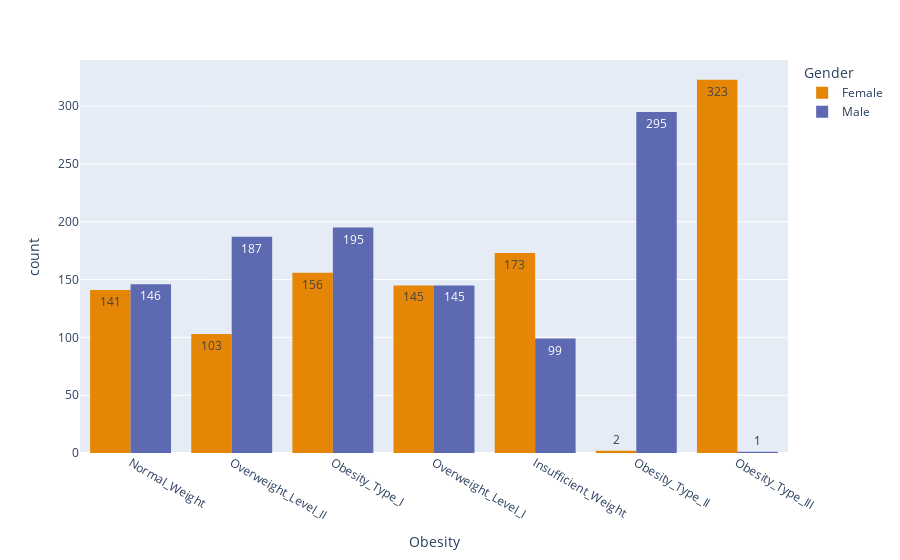

Notebook source saved alongside this figure:
### Code cell
import plotly.express as px
fig = px.histogram(df, x="Obesity", color="Gender",barmode = 'group', text_auto=True, category_orders={"Obesity": ["Insufficient Weight", "Normal Weight", "Overweight Level I", "Overweight Level II", "Obesity Type I", "Obesity Type II", "Obesity Type III"]}, 
                   color_discrete_sequence=px.colors.qualitative.Vivid)
fig.show()

### Figure 1 — Plotly figure (JSON) as saved in the notebook; plotly's stock layout.template omitted (floating-point values rounded to 4 significant figures; data arrays with more than 128 entries replaced by an {"elided": "..."} marker saying what was removed)
{"data": [{"alignmentgroup": "True", "bingroup": "x", "hovertemplate": "Gender=Female<br>Obesity=%{x}<br>count=%{y}<extra></extra>", "legendgroup": "Female", "marker": {"color": "rgb(229, 134, 6)", "pattern": {"shape": ""}}, "name": "Female", "offsetgroup": "Female", "orientation": "v", "showlegend": true, "texttemplate": "%{value}", "type": "histogram", "x": {"elided": "1043 str values"}, "xaxis": "x", "yaxis": "y"}, {"alignmentgroup": "True", "bingroup": "x", "hovertemplate": "Gender=Male<br>Obesity=%{x}<br>count=%{y}<extra></extra>", "legendgroup": "Male", "marker": {"color": "rgb(93, 105, 177)", "pattern": {"shape": ""}}, "name": "Male", "offsetgroup": "Male", "orientation": "v", "showlegend": true, "texttemplate": "%{value}", "type": "histogram", "x": {"elided": "1068 str values"}, "xaxis": "x", "yaxis": "y"}], "layout": {"barmode": "group", "legend": {"title": {"text": "Gender"}, "tracegroupgap": 0}, "margin": {"t": 60}, "xaxis": {"anchor": "y", "categoryarray": ["Insufficient Weight", "Normal Weight", "Overweight Level I", "Overweight Level II", "Obesity Type I", "Obesity Type II", "Obesity Type III"], "categoryorder": "array", "domain": [0, 1], "title": {"text": "Obesity"}}, "yaxis": {"anchor": "x", "domain": [0, 1], "title": {"text": "count"}}}}
